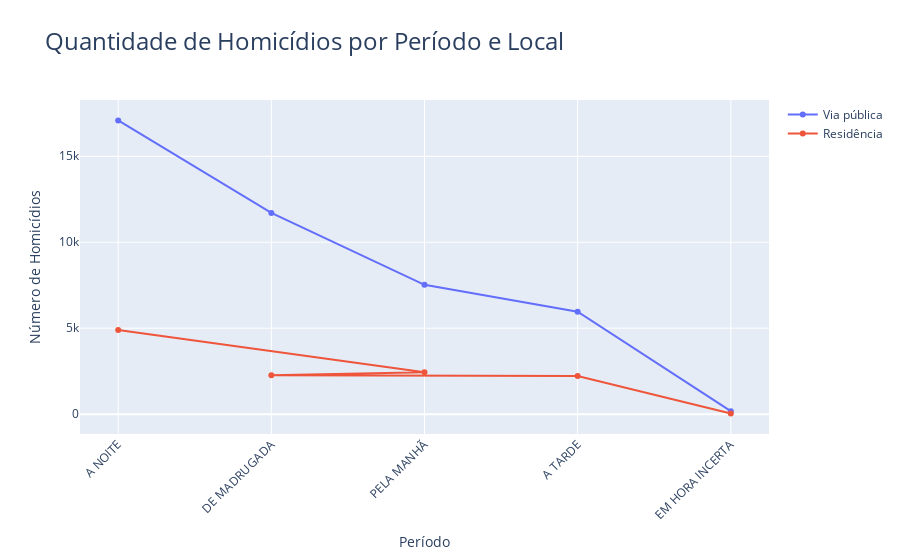

Notebook code cell kept with this figure:
### Code cell
# Selecionando apenas as vias públicas e as residências
homicidio_locais = homicidio_consumado[(homicidio_consumado["LOCAL"] == "Via pública") | (homicidio_consumado['LOCAL'] == "Residência")]

# Agrupando por local e depois por período e somando as quantidades de homicídios em ordem decrescente para cada local/período
homicidio_locais = homicidio_locais.groupby([ "LOCAL", "PERIODO"]).count().sort_values(by=["ANO", "ANO"], ascending=[False, True]).reset_index()

# Gráfico de linha para comparar quais locais/períodos que tem mais homicídios
fig = go.Figure()

for local in homicidio_locais['LOCAL'].unique():

    df_local = homicidio_locais[homicidio_locais['LOCAL'] == local]

    fig.add_trace(go.Scatter(x=df_local['PERIODO'], y=df_local['NUM_BO'], mode='lines+markers', name=local))


fig.update_layout(title='Quantidade de Homicídios por Período e Local',
                  xaxis_title='Período', yaxis_title='Número de Homicídios',
                  title_font_size=24, xaxis_tickangle=-45)

fig.show()

### Figure 1 — Plotly figure (JSON) as saved in the notebook; plotly's stock layout.template omitted (floating-point values rounded to 4 significant figures)
{"data": [{"mode": "lines+markers", "name": "Via pública", "type": "scatter", "x": ["A NOITE", "DE MADRUGADA", "PELA MANHÃ", "A TARDE", "EM HORA INCERTA"], "y": [17085, 11702, 7522, 5962, 175]}, {"mode": "lines+markers", "name": "Residência", "type": "scatter", "x": ["A NOITE", "PELA MANHÃ", "DE MADRUGADA", "A TARDE", "EM HORA INCERTA"], "y": [4890, 2442, 2267, 2213, 34]}], "layout": {"title": {"font": {"size": 24}, "text": "Quantidade de Homicídios por Período e Local"}, "xaxis": {"tickangle": -45, "title": {"text": "Período"}}, "yaxis": {"title": {"text": "Número de Homicídios"}}}}
